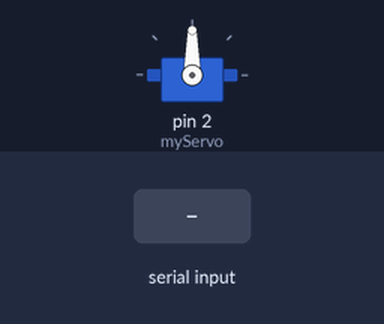
This sketch was run on a simulated Arduino Uno, built with avr-gcc and run on an emulated ATmega328P. On the bench: servo. The inputs (shaded band) are chosen by the test bench.

Above: at 1.2 s.
1.3 s: "e" received over Serial
At 2.4 s:
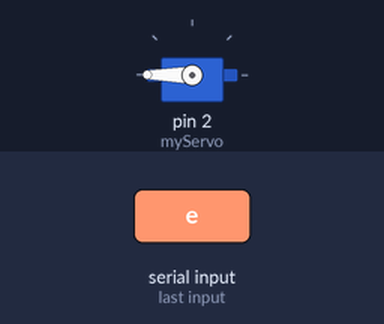
2.8 s: "a" received over Serial
At 3.6 s:
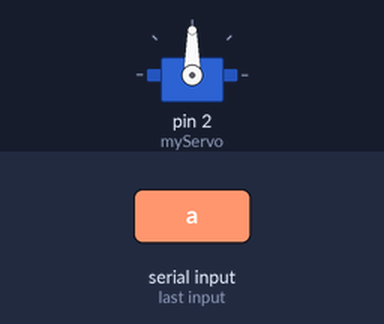
Timing chart, 0 to 5.8 s (numbered marks = the images above; inputs shaded):
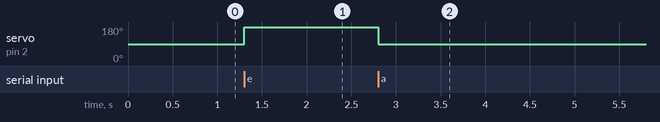

Measured:
- after the input at 1.3 s, servo on pin 2 (myServo): 90° → 180° at once
- after the input at 2.8 s, servo on pin 2 (myServo): 180° → 90° at once

The sketch:

servo_python.ino
```cpp
#include <Servo.h>

char python;
Servo myServo;
bool objectDetected = false;  // Nesne tespit edildi mi?

void setup() {
  Serial.begin(9600);
  myServo.attach(2);
}

void loop() {
  if (Serial.available() > 0) {
    python = Serial.read();
    if (python == 'a') {
      objectDetected = true;  // Nesne tespit edildi
      myServo.write(90);  // Servo motoru 90 dereceye döndür
    } else if (python == 'e') {
      myServo.write(180);
      objectDetected = false;  // Nesne tespit edilmedi
    }
  }
}
```
